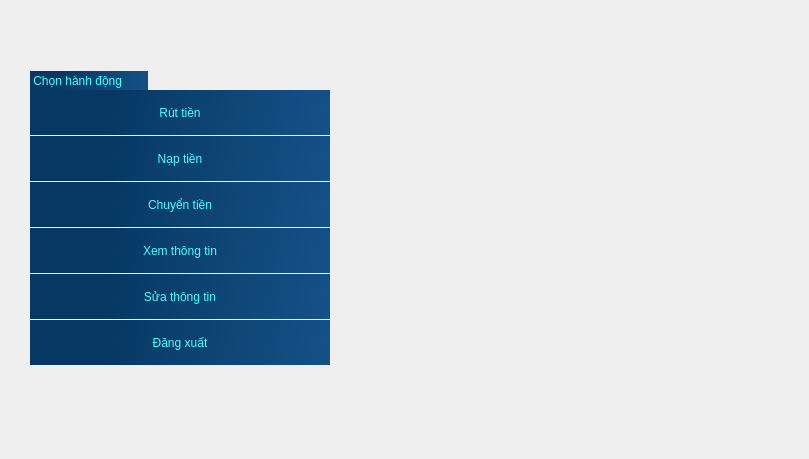
    <widget class="QWidget" name="logged_in_screen">
     <widget class="QLabel" name="credit_3">
      <property name="geometry">
       <rect>
        <x>20</x>
        <y>0</y>
        <width>500</width>
        <height>90</height>
       </rect>
      </property>
      <property name="styleSheet">
       <string notr="true"/>
      </property>
      <property name="text">
       <string/>
      </property>
      <property name="pixmap">
       <pixmap>UI/credit.png</pixmap>
      </property>
     </widget>
     <widget class="QLabel" name="screen_3">
      <property name="geometry">
       <rect>
        <x>0</x>
        <y>0</y>
        <width>800</width>
        <height>450</height>
       </rect>
      </property>
      <property name="autoFillBackground">
       <bool>true</bool>
      </property>
      <property name="text">
       <string/>
      </property>
      <property name="pixmap">
       <pixmap>UI/screen.png</pixmap>
      </property>
     </widget>
     <widget class="QLabel" name="logged_in_label">
      <property name="geometry">
       <rect>
        <x>30</x>
        <y>71</y>
        <width>118</width>
        <height>19</height>
       </rect>
      </property>
      <property name="styleSheet">
       <string notr="true">font: 75 11pt &quot;MS Shell Dlg 2&quot;;
color: rgb(76, 255, 255);
alternate-background-color: rgb(4, 168, 217);
selection-color: rgb(10, 69, 127);
background-color: qlineargradient(spread:pad, x1:0.25, y1:0.528682, x2:1, y2:0.551, stop:0 rgba(7, 56, 99, 255), stop:1 rgba(20, 81, 135, 255));
border:rgb(15, 110, 199);</string>
      </property>
      <property name="text">
       <string> Chọn hành động</string>
      </property>
     </widget>
     <widget class="QPushButton" name="withdraw_button">
      <property name="enabled">
       <bool>true</bool>
      </property>
      <property name="geometry">
       <rect>
        <x>30</x>
        <y>90</y>
        <width>300</width>
        <height>45</height>
       </rect>
      </property>
      <property name="autoFillBackground">
       <bool>false</bool>
      </property>
      <property name="styleSheet">
       <string notr="true">font: 25 16pt &quot;Corbel Light&quot;;
color: rgb(76, 255, 255);
alternate-background-color: rgb(4, 168, 217);
selection-color: rgb(10, 69, 127);
background-color: qlineargradient(spread:pad, x1:0.25, y1:0.528682, x2:1, y2:0.551, stop:0 rgba(7, 56, 99, 255), stop:1 rgba(20, 81, 135, 255));
border:rgb(15, 110, 199);</string>
      </property>
      <property name="text">
       <string>Rút tiền</string>
      </property>
     </widget>
     <widget class="QPushButton" name="transfer_money_button">
      <property name="enabled">
       <bool>true</bool>
      </property>
      <property name="geometry">
       <rect>
        <x>30</x>
        <y>182</y>
        <width>300</width>
        <height>45</height>
       </rect>
      </property>
      <property name="autoFillBackground">
       <bool>false</bool>
      </property>
      <property name="styleSheet">
       <string notr="true">font: 25 16pt &quot;Corbel Light&quot;;
color: rgb(76, 255, 255);
alternate-background-color: rgb(4, 168, 217);
selection-color: rgb(10, 69, 127);
background-color: qlineargradient(spread:pad, x1:0.25, y1:0.528682, x2:1, y2:0.551, stop:0 rgba(7, 56, 99, 255), stop:1 rgba(20, 81, 135, 255));
border:rgb(15, 110, 199);</string>
      </property>
      <property name="text">
       <string>Chuyển tiền</string>
      </property>
     </widget>
     <widget class="QPushButton" name="account_information_button">
      <property name="enabled">
       <bool>true</bool>
      </property>
      <property name="geometry">
       <rect>
        <x>30</x>
        <y>228</y>
        <width>300</width>
        <height>45</height>
       </rect>
      </property>
      <property name="autoFillBackground">
       <bool>false</bool>
      </property>
      <property name="styleSheet">
       <string notr="true">font: 25 16pt &quot;Corbel Light&quot;;
color: rgb(76, 255, 255);
alternate-background-color: rgb(4, 168, 217);
selection-color: rgb(10, 69, 127);
background-color: qlineargradient(spread:pad, x1:0.25, y1:0.528682, x2:1, y2:0.551, stop:0 rgba(7, 56, 99, 255), stop:1 rgba(20, 81, 135, 255));
border:rgb(15, 110, 199);</string>
      </property>
      <property name="text">
       <string>Xem thông tin</string>
      </property>
     </widget>
     <widget class="QPushButton" name="edit_information_button">
      <property name="enabled">
       <bool>true</bool>
      </property>
      <property name="geometry">
       <rect>
        <x>30</x>
        <y>274</y>
        <width>300</width>
        <height>45</height>
       </rect>
      </property>
      <property name="autoFillBackground">
       <bool>false</bool>
      </property>
      <property name="styleSheet">
       <string notr="true">font: 25 16pt &quot;Corbel Light&quot;;
color: rgb(76, 255, 255);
alternate-background-color: rgb(4, 168, 217);
selection-color: rgb(10, 69, 127);
background-color: qlineargradient(spread:pad, x1:0.25, y1:0.528682, x2:1, y2:0.551, stop:0 rgba(7, 56, 99, 255), stop:1 rgba(20, 81, 135, 255));
border:rgb(15, 110, 199);</string>
      </property>
      <property name="text">
       <string>Sửa thông tin</string>
      </property>
     </widget>
     <widget class="QPushButton" name="logout_button">
      <property name="enabled">
       <bool>true</bool>
      </property>
      <property name="geometry">
       <rect>
        <x>30</x>
        <y>320</y>
        <width>300</width>
        <height>45</height>
       </rect>
      </property>
      <property name="autoFillBackground">
       <bool>false</bool>
      </property>
      <property name="styleSheet">
       <string notr="true">font: 25 16pt &quot;Corbel Light&quot;;
color: rgb(76, 255, 255);
alternate-background-color: rgb(4, 168, 217);
selection-color: rgb(10, 69, 127);
background-color: qlineargradient(spread:pad, x1:0.25, y1:0.528682, x2:1, y2:0.551, stop:0 rgba(7, 56, 99, 255), stop:1 rgba(20, 81, 135, 255));
border:rgb(15, 110, 199);</string>
      </property>
      <property name="text">
       <string>Đăng xuất</string>
      </property>
     </widget>
     <widget class="QPushButton" name="add_money_button">
      <property name="enabled">
       <bool>true</bool>
      </property>
      <property name="geometry">
       <rect>
        <x>30</x>
        <y>136</y>
        <width>300</width>
        <height>45</height>
       </rect>
      </property>
      <property name="autoFillBackground">
       <bool>false</bool>
      </property>
      <property name="styleSheet">
       <string notr="true">font: 25 16pt &quot;Corbel Light&quot;;
color: rgb(76, 255, 255);
alternate-background-color: rgb(4, 168, 217);
selection-color: rgb(10, 69, 127);
background-color: qlineargradient(spread:pad, x1:0.25, y1:0.528682, x2:1, y2:0.551, stop:0 rgba(7, 56, 99, 255), stop:1 rgba(20, 81, 135, 255));
border:rgb(15, 110, 199);</string>
      </property>
      <property name="text">
       <string>Nạp tiền</string>
      </property>
     </widget>
     <zorder>screen_3</zorder>
     <zorder>credit_3</zorder>
     <zorder>logged_in_label</zorder>
     <zorder>withdraw_button</zorder>
     <zorder>transfer_money_button</zorder>
     <zorder>account_information_button</zorder>
     <zorder>edit_information_button</zorder>
     <zorder>logout_button</zorder>
     <zorder>add_money_button</zorder>
    </widget>
